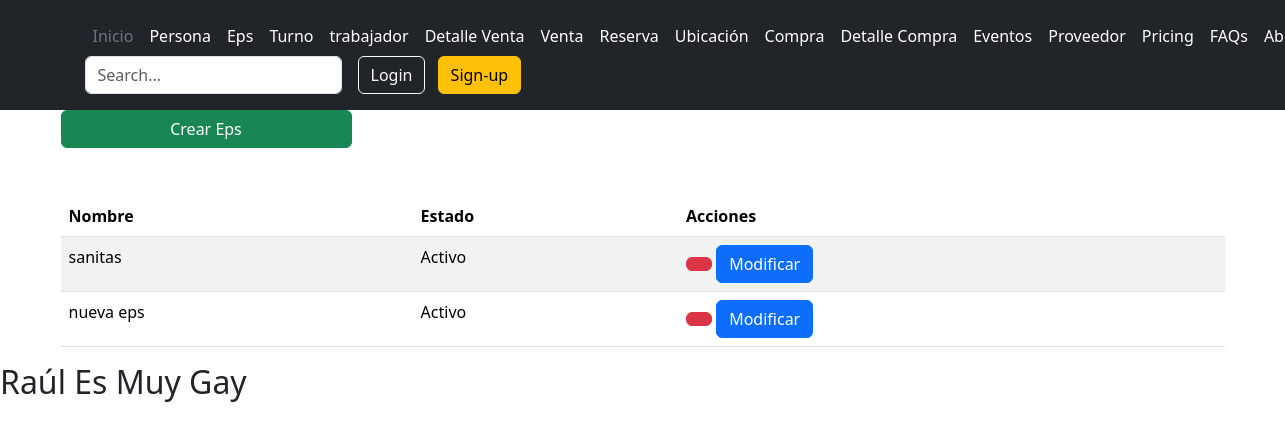
/usuarios/eps/, run on the app's committed database.
### usuario/models.py (models this page shows)
class Eps(models.Model):
    nombre=models.CharField(max_length=45,verbose_name="Nombre EPS:")
    class Estado(models.TextChoices):
        ACTIVO='1',_("Activo")
        INACTIVO='0',_("Inactivo")
    estado=models.CharField(max_length=1,choices=Estado.choices,default=Estado.ACTIVO,verbose_name="Estado")

### usuario/views.py (the view)
# urls.py: path('eps/', eps_listar, name="eps" ),
def eps_listar(request):
    titulo="Eps"
    modulo="Usuarios"
    eps= Eps.objects.all()
    context={
        "titulo":titulo,
        "modulo":modulo,
        "eps":eps
    }
    return render(request,"usuarios/eps/listar.html", context)

### base/templates/usuarios/eps/listar.html (shortened to what this page needs)
{% extends 'partials/body.html' %}
{% load bootstrap_icons %}
{% block contenido %}
<a href="{% url 'eps-crear' %}" class="btn btn-success w-25"
  >Crear {{titulo}}</a
>
<table class="table table-striped table-hover">
  <thead>
    <tr>
      <th>Nombre</th>
      <th>Estado</th>
      <th>Acciones</th>
    </tr>
  </thead>
  <tbody>
    {% for eps in eps %} {% if eps.estado != "0" %}
    <tr>
      <td>{{eps.nombre}}</td>
      <td>{{eps.get_estado_display}}</td>
      <td>
        <button  type="button" data-cafe-bar="{{eps.id}}" class="btnEliminar btn btn-danger"
        data-bs-toggle="modal" data-bs-target="#modalConf">
    </button>
        <a
          class="btn btn-primary"
          href="{% url 'eps-modificar' eps.id %}"
          >Modificar</a
        >
      </td>
    </tr>
    {% endif %} {% endfor %}
  </tbody>
</table>
{% endblock contenido %}

### data on the page
Eps: nombre "sanitas", estado "Activo"
Eps: nombre "nueva eps", estado "Activo"

### other printed values
{{ titulo }} "Eps"
